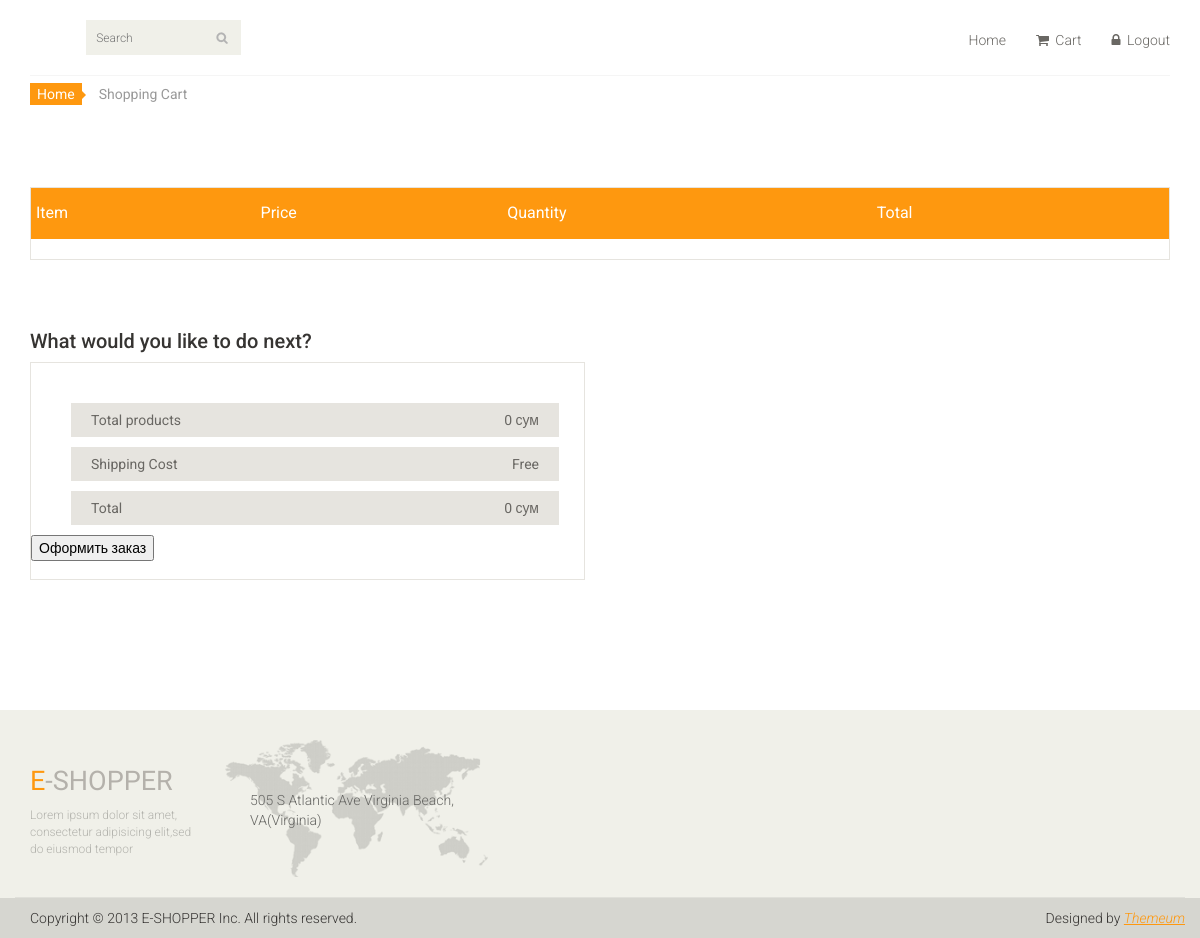
Page /basket (signed in) on the earlier database version.
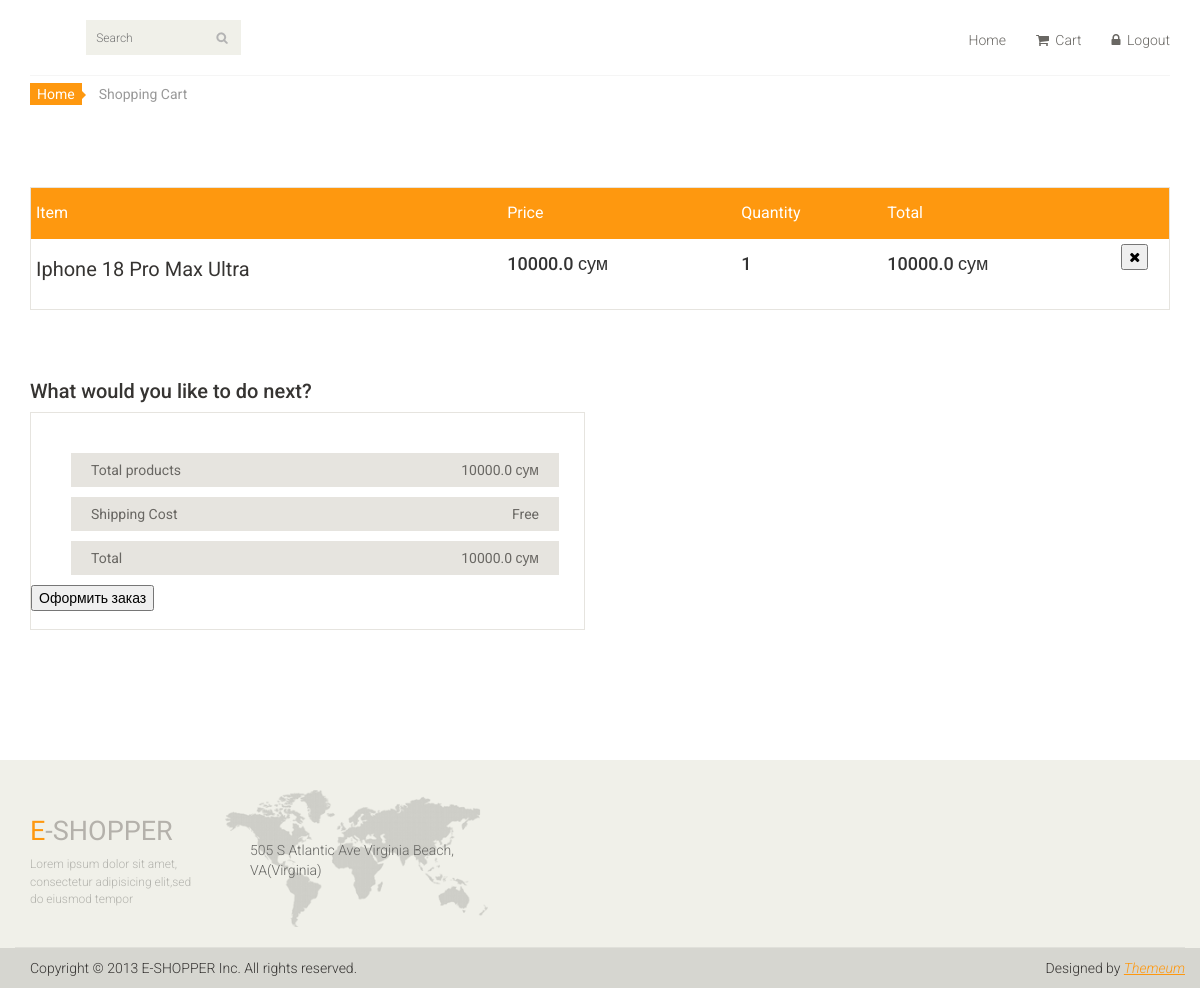
Same page on the later database version.
### main_page/models.py (models this page shows, shortened)
class Basket(models.Model):
    user_id = models.IntegerField()
    user_product = models.ForeignKey(Product, on_delete=models.CASCADE)
    user_product_quantity = models.IntegerField()
    total_for_product = models.FloatField()

class Product(models.Model):
    product_name = models.CharField(max_length=125) #Создаем категорию с именами
    product_count = models.IntegerField() #Создаем категорию с количеством
    product_price = models.FloatField() #Создаем категорию с ценой
    product_photo = models.ImageField(upload_to='media') #Создаем категорию с фото
    product_des = models.TextField() #Создаем категорию с описанием
    product_category = models.ForeignKey(Category, on_delete=models.CASCADE) #прописали вызов категории и удаление товара
    reg_date = models.DateTimeField(auto_now_add=True) #Создаем категорию с датой и временем
    def __str__(self):
        return self.product_name

### main_page/views.py (the view)
# urls.py: path('basket',views.get_Basket),
def get_Basket(request):
    basket = Basket.objects.filter(user_id = request.user.id)
    total = sum([i.total_for_product for i in basket])
    return render(request, 'user_cart.html', {'cart': basket, "total":total})

### main_page/templates/user_cart.html (shortened to what this page needs)
{% extends 'index.html' %}
{% block content %}
	<section id="cart_items">
		<div class="container">
			<div class="breadcrumbs">
				<ol class="breadcrumb">
				  <li><a href="/">Home</a></li>
				  <li class="active">Shopping Cart</li>
				</ol>
			</div>
			<div class="table-responsive cart_info">
				<table class="table table-condensed">
					<thead>
						<tr class="cart_menu">
							<td class="description">Item</td>
							<td class="price">Price</td>
							<td class="quantity">Quantity</td>
							<td class="total">Total</td>
							<td></td>
						</tr>
					</thead>
					<tbody>
					{% for i in cart %}
						<tr>
							<td class="cart_description">
								<h4><a href="/item/{{ i.user_product.id }}">{{ i.user_product }}</a></h4>
							</td>
							<td class="cart_price">
								<h4>{{ i.user_product.product_price }} сум</h4>
							</td>
							<td class="cart_quantity">
								<h4>{{ i.user_product_quantity }}</h4>
							</td>
							<td class="cart_total">
								<h4>{{ total }} сум</h4>
							</td>
							<td class="cart_delete">
								<form action="/del_item/{{ i.product.id }}" method="post">
									<button><i class="fa fa-times"></i></button>
								</form>
							</td>
						</tr>
					{% endfor %}
					</tbody>
				</table>
			</div>
		</div>
	</section>
	<section id="do_action">
		<div class="container">
			<div class="heading">
				<h3>What would you like to do next?</h3>
			</div>
			<div class="row">
				<div class="col-sm-6">
					<div class="total_area">
						<ul>
							<li>Total products <span>{{ total }} сум</span></li>
							<li>Shipping Cost <span>Free</span></li>
							<li>Total <span>{{ total }} сум</span></li>
						</ul>
							<form method="POST" action="/order">
								<button>Оформить заказ</button>
							</form>
					</div>
				</div>
			</div>
		</div>
	</section>
{% endblock content %}

Differences in the rows shown:
added Basket: user_product "Iphone 18 Pro Max Ultra", user_product.product_price "10000.0", user_product_quantity "1", total_for_product "10000.0"
Other differences:
{{ total }}: "0" → "10000.0"
